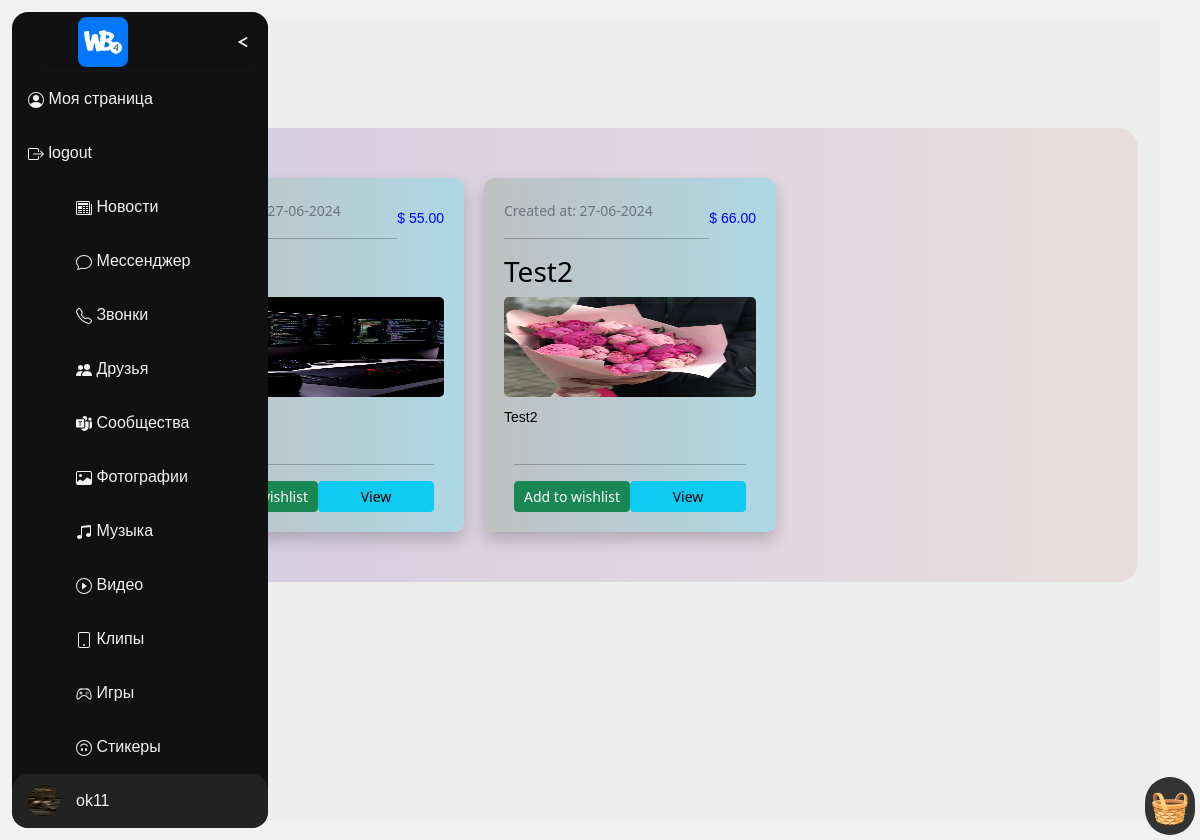
Page /books/ (signed in) on the earlier database version.
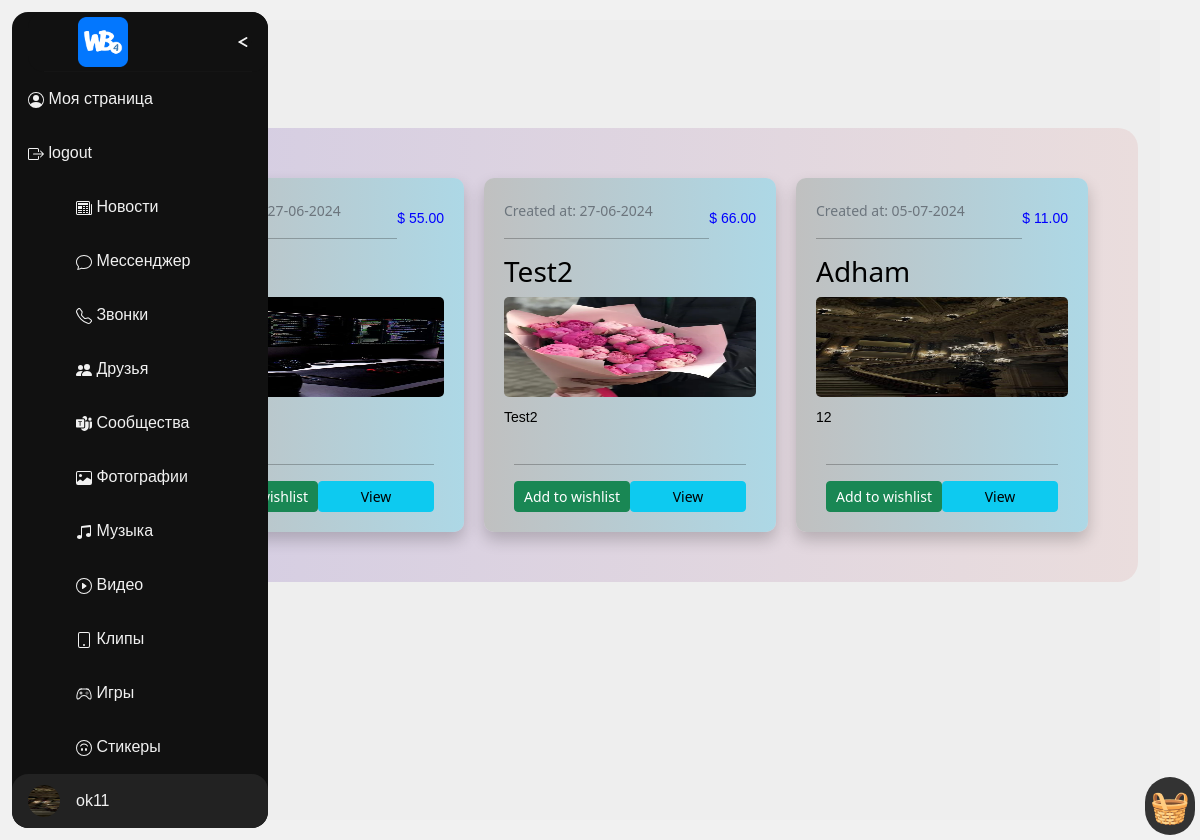
Same page on the later database version.
### users/models.py (models this page shows, shortened)
class Profile(models.Model):
    user = models.OneToOneField(User, on_delete=models.CASCADE)
    image = models.ImageField(default='default.jpg', upload_to='profile_pics')

### books/models.py (models this page shows, shortened)
class Books(models.Model):
    title: str = models.CharField(max_length=50)
    description: str = models.TextField()
    author: User = models.ForeignKey(User, on_delete=models.SET_NULL,
                                     null=True, blank=True)
    genre: str = models.CharField(max_length=25)
    is_available: bool = models.BooleanField(default=True)
    price: float = models.DecimalField(max_digits=5, decimal_places=2)
    created: datetime = models.DateTimeField(auto_now_add=True)
    image = models.ImageField(
        default='books/book_default_img.png', upload_to="books")
    objects = models.Manager()  # default
    c_objects = BooksManager()  # custom manager

### books/views.py (the view)
# urls.py: path("", BooksListView.as_view(), name="books_view"),
class BooksListView(ListView):
    modal = Books
    template_name = 'books.html'
    def get_queryset(self):
        return Books.objects.all()

### books/templates/books.html (shortened to what this page needs)
{% extends 'base.html' %}
{% load static %}
{% load django_bootstrap5 %}
{% block link %}
  <link rel="stylesheet" href="{% static 'css/books.css' %}" />
{% endblock %}
{% block content %}
  <h1>Books</h1>
  <div class="container-fluid">
    <div class="all-books">
      {% if object_list %}
        {% for book in object_list %}
          <div class="book">
            <div class="book-header">
              <small class="text-secondary">Created at: {{ book.created|date:'d-m-Y' }}</small>
              <p class="book-cost">$ {{ book.price }}</p>
            </div>
            <hr />
            <h3>{{ book.title }}</h3>
            <img src="{{ book.image.url }}" alt="{{ book.title }}" />
            <p>{{ book.description }}</p>
              <div class="book-footer">
                <hr />
                {% if book.author.id == request.user.id %}
                  <a href="{% url 'book_details' book.id %}" class="btn btn-sm col-sm-4 btn-outline-success">View</a>
                  <a href="{% url 'update_book' book.id %}" class="btn btn-sm col-sm-4 btn-outline-primary">Update</a>
                  <a
                    href="{% url 'delete_book' book.id %}"
                    class="btn btn-sm col-sm-4 btn-outline-danger">
                    Delete
                  </a>
                {% else %}
                  <a href="{% url 'book_details' book.id %}"
                    class="btn btn-sm col-sm-6 btn-info"
                  >
                    View
                  </a>
                  <a href="{% url 'add_to_wishlist' book.id %}"
                    class="btn btn-sm col-sm-6 btn-success"
                  >
                    Add to wishlist
                  </a>
                {% endif %}
              </div>
          </div>
        {% endfor %}
      {% else %}
        <p>No books found</p>
      {% endif %}
    </div>
  </div>
{% endblock %}

### templates/base.html (shortened to what this page needs)
{% load static %}
{% load django_bootstrap5 %}
<!DOCTYPE html>
<html lang="en">
  <head>
    {% bootstrap_css %}
    <link rel="stylesheet" type="text/css" href="{% static 'css/base.css' %}" />
    <link rel="stylesheet" type="text/css" href="{% static 'css/navbar.css' %}" />
    {% block link %}
    {% endblock %}
  </head>
  <body>
    {% if user.is_authenticated %}
      <main id="logged-in-menu">
        <div>
          {% include 'navbar.html' %}
          <a id="wishlist" href="{% url 'wishlist_view' %}" data-bs-toggle="tooltip" data-bs-placement="top" title="Wishlist">🧺</a>
        </div>
        <div>
          {% block content %}
          {% endblock %}
        </div>
      </main>
    {% endif %}
  </body>
</html>

### templates/navbar.html (shortened to what this page needs)
{% load static %}
{% load django_bootstrap5 %}
{% block navbar %}
  <div id="nav-bar">
    <div id="nav-header">
      <a id="nav-title" href="{% url 'home_page' %}"><img src="/static/images/logo.png" width="50" height="50" alt="" style="margin: 5px 50px;" /></a>
      <label for="nav-toggle"><span id="nav-toggle-burger"></span></label>
      <hr />
    </div>
    <div id="nav-content">
      <div class="nav-button">
        <span><a href="{% url 'profile' %}">
            Моя страница</a></span>
      </div>
      <div class="nav-button">
        <span><a href="{% url 'logout' %}">
            logout</a></span>
      </div>
      <div class="nav-button">
        <span><a href="{% url 'news' %}">
            Новости</a></span>
      </div>
      <div class="nav-button">
        <span><a href="{% url 'message' %}">
            Мессенджер</a></span>
      </div>
      <div class="nav-button">
        <span><a href="{% url 'calls' %}">
            Звонки
        </a></span>
      </div>
      <div class="nav-button">
        <span><a href="{% url 'friends' %}">
            Друзья
        </a></span>
      </div>
      <div class="nav-button">
        <span><a href="{% url 'groups' %}">
            Сообщества
        </a></span>
      </div>
      <div class="nav-button">
        <span><a href="{% url 'photos' %}">
            Фотографии
        </a></span>
      </div>
      <div class="nav-button">
        <span><a href="{% url 'music' %}">
            Музыка
        </a></span>
      </div>
      <div class="nav-button">
        <span><a href="{% url 'video' %}">
            Видео
        </a></span>
      </div>
      <div class="nav-button">
        <span><a href="{% url 'clips' %}">
            Клипы
        </a></span>
      </div>
      <div class="nav-button">
        <span><a href="{% url 'game' %}">
            Игры
        </a></span>
      </div>
      <div class="nav-button">
        <span><a href="{% url 'stickers' %}">
            Стикеры
        </a></span>
      </div>
      <div class="nav-button">
        <span></span>
      </div>
    </div>
    <div id="nav-footer">
      <div id="nav-footer-heading">
        <div id="nav-footer-avatar">
          <img src="{{ user.profile.image.url }}" width="150" height="50" alt="" />
        </div>
        <div id="nav-footer-titlebox">
          <a id="nav-footer-title" href="{% url 'profile' %}">{{ user.username }}</a>
        </div>
        <label for="nav-footer-toggle"></label>
      </div>
    </div>
  </div>
{% endblock %}

### static/css/base.css (style rules this page uses)
* { padding: 0; margin: 0; box-sizing: border-box; transition: 0.2s ease-out; }
body { background-color: #000000; color: #ffffff; }
h1, h2 { font-family: 'Fino', serif; }
main#logged-in-menu { min-height: 100vh; display: grid; grid-template-columns: 50px 1fr; gap: 10px; background-color: #eee; }
main#logged-in-menu > div { position: relative; }
main#logged-in-menu > div:first-child { border-radius: 0 10px 10px 0; }
main#logged-in-menu > div:last-child { padding: 10px; }

### static/css/navbar.css (style rules this page uses)
#wishlist { position: fixed; z-index: 999; right: 5px; bottom: 5px; padding: 5px; font-size: 2em; text-decoration: none; border-radius: 50px; display: inline-block; cursor: pointer; background-color: #333; }

### static/css/books.css (style rules this page uses)
.all-books { margin-top: 50px; margin-bottom: 50px; background-image: linear-gradient(to right, #d3cce3, #eadddd); border-radius: 0 20px 20px 20px; padding: 50px; display: grid; grid-template-columns: repeat(3, 1fr); gap: 20px; }
.book { border-radius: 10px; padding: 20px; box-shadow: 0 8px 16px rgba(0, 0, 0, 0.2); background-image: linear-gradient(to right, silver, lightblue); }
.all-books img { width: 100%; height: 100px; border-radius: 5px; }
.all-books .book-cost { float: right; font-family: Impact, Haettenschweiler, 'Arial Narrow Bold', sans-serif; color: blue; }
.all-books p { margin-top: 10px; overflow: hidden; text-overflow: ellipsis; display: -webkit-box; -webkit-line-clamp: 2; -webkit-box-orient: vertical; font-family: cursive, sans-serif; font-size: 14px; text-align: justify; margin-bottom: 10px; }
.all-books .book-footer { border-radius: 10px; padding: 10px; }
.all-books .book-footer a { float: right; }

### templates/base.html (style rules this page uses)
* { padding: 0; margin: 0; box-sizing: border-box; transition: 0.2s ease-out; }
body { background-color: black; color: black; margin: 0px 30px; }
h1, h2 { font-family: 'Fino', serif; }
main#logged-in-menu { min-height: 100vh; display: grid; grid-template-columns: 50px 1fr; gap: 10px; background-color: #eee; }
main#logged-in-menu > div { position: relative; }
main#logged-in-menu > div:first-child { border-radius: 0 10px 10px 0; }
main#logged-in-menu > div:last-child { padding: 10px; }

Differences in the rows shown:
added Books: created "05-07-2024", price "11.00", title "Adham", image (picture), description "12", shows "View"
